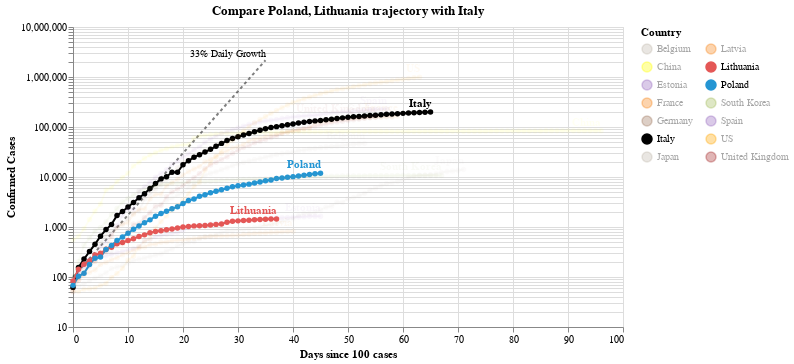

Source (notebook cell):
### Code cell
#hide_input
chart2 = make_since_chart(dff2, ['Poland', 'Lithuania'], baseline_countries)
chart2

### Figure 1 — Vega-Lite specification as saved in the notebook (floating-point values rounded to 4 significant figures; data arrays with more than 128 entries replaced by an {"elided": "..."} marker saying what was removed)
{"config": {"view": {"continuousWidth": 400, "continuousHeight": 300}}, "layer": [{"mark": {"type": "line", "color": "black", "opacity": 0.5, "strokeDash": [3, 3]}, "encoding": {"x": {"type": "quantitative", "field": "Days since 100 cases"}, "y": {"type": "quantitative", "field": "Confirmed Cases"}}}, {"mark": {"type": "text", "align": "right", "dy": -6, "fontSize": 10, "text": "33% Daily Growth"}, "encoding": {"x": {"type": "quantitative", "field": "Days since 100 cases"}, "y": {"type": "quantitative", "field": "Confirmed Cases"}}, "transform": [{"filter": "(datum['Days since 100 cases'] >= 35)"}]}, {"data": {"name": "data-2e16ebd3bc33a2448d4cb2e180137546"}, "mark": {"type": "line", "point": true}, "encoding": {"color": {"type": "nominal", "field": "Country", "legend": {"columns": 2}, "scale": {"domain": ["Belgium", "China", "Estonia", "France", "Germany", "Italy", "Japan", "Latvia", "Lithuania", "Poland", "South Korea", "Spain", "US", "United Kingdom"], "range": ["#C1B7AD", "yellow", "#9467bd", "#F58518", "#9D755D", "black", "#C1B7AD", "#F58518", "#E45756", "#2495D3", "#A1BA59", "#9467bd", "orange", "brown"]}}, "opacity": {"condition": {"value": 1, "selection": "selector004"}, "value": 0.05}, "tooltip": [{"type": "nominal", "field": "Country"}, {"type": "temporal", "field": "Date"}, {"type": "quantitative", "field": "Confirmed Cases"}, {"type": "quantitative", "field": "Days since 100 cases"}], "x": {"type": "quantitative", "field": "Days since 100 cases"}, "y": {"type": "quantitative", "field": "Confirmed Cases", "scale": {"type": "log"}}}, "selection": {"selector004": {"type": "multi", "fields": ["Country"], "bind": "legend", "init": [{"Country": "Poland"}, {"Country": "Lithuania"}, {"Country": "Italy"}]}}, "width": 550}, {"data": {"name": "data-2e16ebd3bc33a2448d4cb2e180137546"}, "mark": {"type": "text", "align": "right", "dy": -8, "fontWeight": "bold"}, "encoding": {"color": {"type": "nominal", "field": "Country", "legend": {"columns": 2}, "scale": {"domain": ["Belgium", "China", "Estonia", "France", "Germany", "Italy", "Japan", "Latvia", "Lithuania", "Poland", "South Korea", "Spain", "US", "United Kingdom"], "range": ["#C1B7AD", "yellow", "#9467bd", "#F58518", "#9D755D", "black", "#C1B7AD", "#F58518", "#E45756", "#2495D3", "#A1BA59", "#9467bd", "orange", "brown"]}}, "opacity": {"condition": {"value": 1, "selection": "selector004"}, "value": 0.05}, "text": {"type": "nominal", "field": "Country"}, "tooltip": [{"type": "nominal", "field": "Country"}, {"type": "temporal", "field": "Date"}, {"type": "quantitative", "field": "Confirmed Cases"}, {"type": "quantitative", "field": "Days since 100 cases"}], "x": {"type": "quantitative", "field": "Days since 100 cases"}, "y": {"type": "quantitative", "field": "Confirmed Cases", "scale": {"type": "log"}}}, "transform": [{"filter": "(datum['Date'] >= 1587945600000)"}], "width": 550}], "data": {"name": "data-c1a3bbf4dd040f2e7e8e7a69520e3c2a"}, "title": "Compare Poland, Lithuania trajectory with Italy", "$schema": "https://vega.github.io/schema/vega-lite/v4.0.2.json", "datasets": {"data-c1a3bbf4dd040f2e7e8e7a69520e3c2a": [{"Days since 100 cases": 0, "Confirmed Cases": 100.0}, {"Days since 100 cases": 1, "Confirmed Cases": 133.0}, {"Days since 100 cases": 2, "Confirmed Cases": 176.9}, {"Days since 100 cases": 3, "Confirmed Cases": 235.3}, {"Days since 100 cases": 4, "Confirmed Cases": 312.9}, {"Days since 100 cases": 5, "Confirmed Cases": 416.2}, {"Days since 100 cases": 6, "Confirmed Cases": 553.5}, {"Days since 100 cases": 7, "Confirmed Cases": 736.1}, {"Days since 100 cases": 8, "Confirmed Cases": 979.1}, {"Days since 100 cases": 9, "Confirmed Cases": 1302.0}, {"Days since 100 cases": 10, "Confirmed Cases": 1732.0}, {"Days since 100 cases": 11, "Confirmed Cases": 2303.0}, {"Days since 100 cases": 12, "Confirmed Cases": 3064.0}, {"Days since 100 cases": 13, "Confirmed Cases": 4074.0}, {"Days since 100 cases": 14, "Confirmed Cases": 5419.0}, {"Days since 100 cases": 15, "Confirmed Cases": 7207.0}, {"Days since 100 cases": 16, "Confirmed Cases": 9586.0}, {"Days since 100 cases": 17, "Confirmed Cases": 12750.0}, {"Days since 100 cases": 18, "Confirmed Cases": 16960.0}, {"Days since 100 cases": 19, "Confirmed Cases": 22550.0}, {"Days since 100 cases": 20, "Confirmed Cases": 29990.0}, {"Days since 100 cases": 21, "Confirmed Cases": 39890.0}, {"Days since 100 cases": 22, "Confirmed Cases": 53060.0}, {"Days since 100 cases": 23, "Confirmed Cases": 70560.0}, {"Days since 100 cases": 24, "Confirmed Cases": 93850.0}, {"Days since 100 cases": 25, "Confirmed Cases": 124800.0}, {"Days since 100 cases": 26, "Confirmed Cases": 166000.0}, {"Days since 100 cases": 27, "Confirmed Cases": 220800.0}, {"Days since 100 cases": 28, "Confirmed Cases": 293700.0}, {"Days since 100 cases": 29, "Confirmed Cases": 390600.0}, {"Days since 100 cases": 30, "Confirmed Cases": 519500.0}, {"Days since 100 cases": 31, "Confirmed Cases": 690900.0}, {"Days since 100 cases": 32, "Confirmed Cases": 918900.0}, {"Days since 100 cases": 33, "Confirmed Cases": 1222000.0}, {"Days since 100 cases": 34, "Confirmed Cases": 1625000.0}, {"Days since 100 cases": 35, "Confirmed Cases": 2162000.0}], "data-2e16ebd3bc33a2448d4cb2e180137546": {"elided": "825 records"}}}
